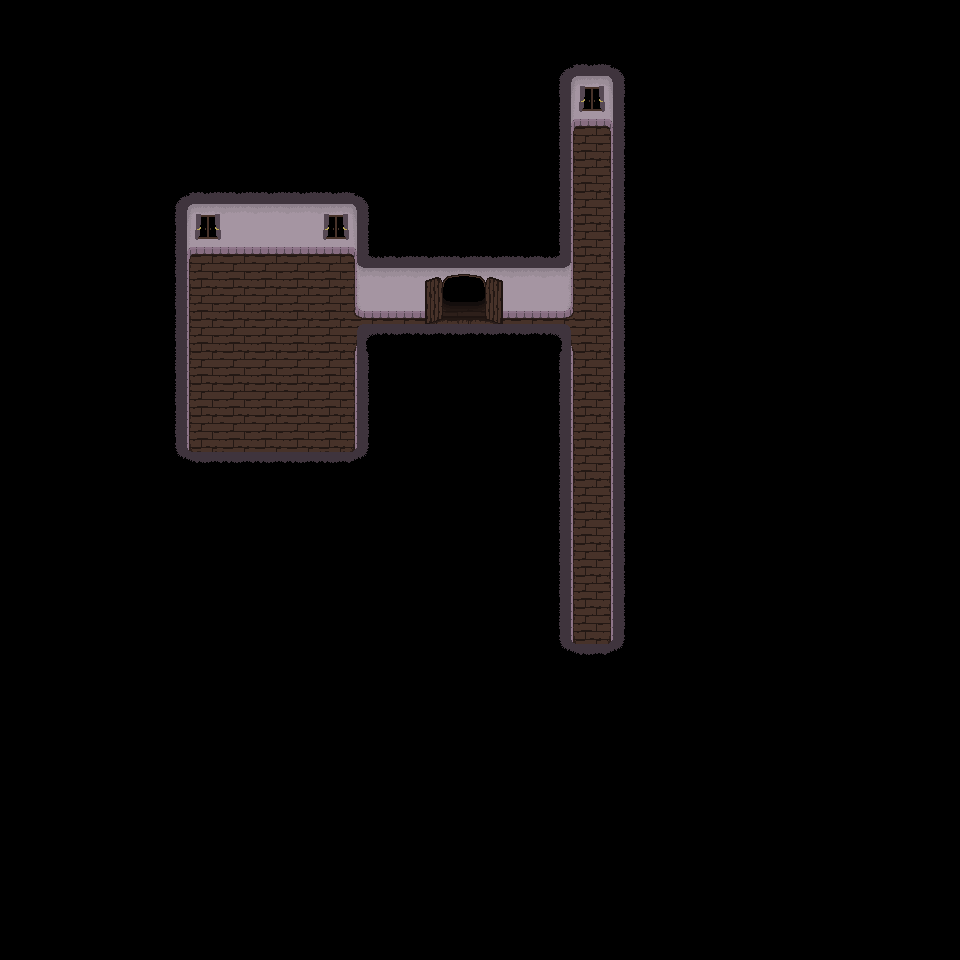

The image is a tile-based game level rendered from a .tmx file. Its description and complete source (layers, tilesets, objects, tile grids) follow:
An orthogonal 30x30 tile map with 32x32 px tiles, 2 tile layers (ground, overwalls) and 17 objects (2x mansion2-v2, enter).

<map version="1.5" tiledversion="1.7.2" orientation="orthogonal" renderorder="left-up" width="30" height="30" tilewidth="32" tileheight="32" infinite="0" nextlayerid="7" nextobjectid="29">
 <tileset firstgid="1" source="mansion2.tsx" />
 <layer id="1" name="ground" width="30" height="30">
  <data encoding="csv">
1,1,1,1,1,1,1,1,1,1,1,1,1,1,1,1,1,1,1,1,1,1,1,1,1,1,1,1,1,1,
1,1,1,1,1,1,1,1,1,1,1,1,1,1,1,1,1,1,1,1,1,1,1,1,1,1,1,1,1,1,
1,1,1,1,1,1,1,1,1,1,1,1,1,1,1,1,1,12,14,15,1,1,1,1,1,1,1,1,1,1,
1,1,1,1,1,1,1,1,1,1,1,1,1,1,1,1,1,22,24,25,1,1,1,1,1,1,1,1,1,1,
1,1,1,1,1,1,1,1,1,1,1,1,1,1,1,1,1,32,33,35,1,1,1,1,1,1,1,1,1,1,
1,1,1,1,1,1,1,1,1,1,1,1,1,1,1,1,1,31,33,21,1,1,1,1,1,1,1,1,1,1,
1,1,1,1,1,12,14,13,13,13,14,15,1,1,1,1,1,31,33,21,1,1,1,1,1,1,1,1,1,1,
1,1,1,1,1,22,24,23,23,23,24,25,1,1,1,1,1,31,33,21,1,1,1,1,1,1,1,1,1,1,
1,1,1,1,1,32,33,33,33,33,33,16,13,51,52,53,13,8,33,21,1,1,1,1,1,1,1,1,1,1,
1,1,1,1,1,31,33,33,33,33,33,26,23,61,62,63,23,29,33,21,1,1,1,1,1,1,1,1,1,1,
1,1,1,1,1,31,33,33,33,33,33,36,33,71,72,73,33,39,33,21,1,1,1,1,1,1,1,1,1,1,
1,1,1,1,1,31,33,33,33,33,33,21,1,1,1,1,1,31,33,21,1,1,1,1,1,1,1,1,1,1,
1,1,1,1,1,31,33,33,33,33,33,21,1,1,1,1,1,31,33,21,1,1,1,1,1,1,1,1,1,1,
1,1,1,1,1,31,33,33,33,33,33,21,1,1,1,1,1,31,33,21,1,1,1,1,1,1,1,1,1,1,
1,1,1,1,1,42,43,33,33,33,43,45,1,1,1,1,1,31,33,21,1,1,1,1,1,1,1,1,1,1,
1,1,1,1,1,1,1,1,1,1,1,1,1,1,1,1,1,31,33,21,1,1,1,1,1,1,1,1,1,1,
1,1,1,1,1,1,1,1,1,1,1,1,1,1,1,1,1,31,33,21,1,1,1,1,1,1,1,1,1,1,
1,1,1,1,1,1,1,1,1,1,1,1,1,1,1,1,1,31,33,21,1,1,1,1,1,1,1,1,1,1,
1,1,1,1,1,1,1,1,1,1,1,1,1,1,1,1,1,31,33,21,1,1,1,1,1,1,1,1,1,1,
1,1,1,1,1,1,1,1,1,1,1,1,1,1,1,1,1,31,33,21,1,1,1,1,1,1,1,1,1,1,
1,1,1,1,1,1,1,1,1,1,1,1,1,1,1,1,1,42,33,45,1,1,1,1,1,1,1,1,1,1,
1,1,1,1,1,1,1,1,1,1,1,1,1,1,1,1,1,1,1,1,1,1,1,1,1,1,1,1,1,1,
1,1,1,1,1,1,1,1,1,1,1,1,1,1,1,1,1,1,1,1,1,1,1,1,1,1,1,1,1,1,
1,1,1,1,1,1,1,1,1,1,1,1,1,1,1,1,1,1,1,1,1,1,1,1,1,1,1,1,1,1,
1,1,1,1,1,1,1,1,1,1,1,1,1,1,1,1,1,1,1,1,1,1,1,1,1,1,1,1,1,1,
1,1,1,1,1,1,1,1,1,1,1,1,1,1,1,1,1,1,1,1,1,1,1,1,1,1,1,1,1,1,
1,1,1,1,1,1,1,1,1,1,1,1,1,1,1,1,1,1,1,1,1,1,1,1,1,1,1,1,1,1,
1,1,1,1,1,1,1,1,1,1,1,1,1,1,1,1,1,1,1,1,1,1,1,1,1,1,1,1,1,1,
1,1,1,1,1,1,1,1,1,1,1,1,1,1,1,1,1,1,1,1,1,1,1,1,1,1,1,1,1,1,
1,1,1,1,1,1,1,1,1,1,1,1,1,1,1,1,1,1,1,1,1,1,1,1,1,1,1,1,1,1
</data>
 </layer>
 <objectgroup id="4" name="Object Layer 2">
  <object id="7" x="352" y="352" width="32" height="160" />
  <object id="8" x="192" y="480" width="160" height="32" />
  <object id="9" x="160" y="192" width="32" height="320" />
  <object id="10" x="192" y="224" width="160" height="32" />
  <object id="11" x="352" y="224" width="32" height="64" />
  <object id="12" x="352" y="288" width="96" height="32" />
  <object id="13" x="384" y="352" width="192" height="32" />
  <object id="14" x="544" y="384" width="32" height="320" />
  <object id="15" x="576" y="672" width="32" height="32" />
  <object id="16" x="608" y="96" width="32" height="608" />
  <object id="17" x="544" y="96" width="64" height="32" />
  <object id="18" x="544" y="128" width="32" height="160" />
  <object id="19" x="480" y="288" width="96" height="32" />
 </objectgroup>
 <objectgroup id="3" name="spawnpoints">
  <object id="2" name="enter" x="246.545" y="309.391" width="22.5446" height="21.2184">
   <properties>
    <property name="spawn" value="player" />
   </properties>
  </object>
  <object id="26" name="mansion2-v2" x="448" y="320" width="32" height="32" />
 </objectgroup>
 <objectgroup id="5" name="doors">
  <object id="25" gid="62" x="448" y="320" width="32" height="32" />
  <object id="28" name="mansion2-v2" x="448" y="288" width="32" height="32">
   <properties>
    <property name="facing" value="down" />
   </properties>
  </object>
 </objectgroup>
 <objectgroup id="6" name="props" />
 <layer id="2" name="overwalls" width="30" height="30">
  <data encoding="csv">
0,0,0,0,0,0,0,0,0,0,0,0,0,0,0,0,0,0,0,0,0,0,0,0,0,0,0,0,0,0,
0,0,0,0,0,0,0,0,0,0,0,0,0,0,0,0,0,0,0,0,0,0,0,0,0,0,0,0,0,0,
0,0,0,0,0,0,0,0,0,0,0,0,0,0,0,0,0,0,0,0,0,0,0,0,0,0,0,0,0,0,
0,0,0,0,0,0,0,0,0,0,0,0,0,0,0,0,0,0,0,0,0,0,0,0,0,0,0,0,0,0,
0,0,0,0,0,0,0,0,0,0,0,0,0,0,0,0,0,0,0,0,0,0,0,0,0,0,0,0,0,0,
0,0,0,0,0,0,0,0,0,0,0,0,0,0,0,0,0,0,0,0,0,0,0,0,0,0,0,0,0,0,
0,0,0,0,0,0,0,0,0,0,0,0,0,0,0,0,0,0,0,0,0,0,0,0,0,0,0,0,0,0,
0,0,0,0,0,0,0,0,0,0,0,0,0,0,0,0,0,0,0,0,0,0,0,0,0,0,0,0,0,0,
0,0,0,0,0,0,0,0,0,0,0,0,0,0,0,0,0,0,0,0,0,0,0,0,0,0,0,0,0,0,
0,0,0,0,0,0,0,0,0,0,0,0,0,0,0,0,0,0,0,0,0,0,0,0,0,0,0,0,0,0,
0,0,0,0,0,0,0,0,0,0,0,37,44,44,44,44,44,38,0,0,0,0,0,0,0,0,0,0,0,0,
0,0,0,0,0,0,0,0,0,0,0,0,0,0,0,0,0,0,0,0,0,0,0,0,0,0,0,0,0,0,
0,0,0,0,0,0,0,0,0,0,0,0,0,0,0,0,0,0,0,0,0,0,0,0,0,0,0,0,0,0,
0,0,0,0,0,0,0,0,0,0,0,0,0,0,0,0,0,0,0,0,0,0,0,0,0,0,0,0,0,0,
0,0,0,0,0,0,44,44,44,44,44,0,0,0,0,0,0,0,0,0,0,0,0,0,0,0,0,0,0,0,
0,0,0,0,0,0,0,0,0,0,0,0,0,0,0,0,0,0,0,0,0,0,0,0,0,0,0,0,0,0,
0,0,0,0,0,0,0,0,0,0,0,0,0,0,0,0,0,0,0,0,0,0,0,0,0,0,0,0,0,0,
0,0,0,0,0,0,0,0,0,0,0,0,0,0,0,0,0,0,0,0,0,0,0,0,0,0,0,0,0,0,
0,0,0,0,0,0,0,0,0,0,0,0,0,0,0,0,0,0,0,0,0,0,0,0,0,0,0,0,0,0,
0,0,0,0,0,0,0,0,0,0,0,0,0,0,0,0,0,0,0,0,0,0,0,0,0,0,0,0,0,0,
0,0,0,0,0,0,0,0,0,0,0,0,0,0,0,0,0,0,44,0,0,0,0,0,0,0,0,0,0,0,
0,0,0,0,0,0,0,0,0,0,0,0,0,0,0,0,0,0,0,0,0,0,0,0,0,0,0,0,0,0,
0,0,0,0,0,0,0,0,0,0,0,0,0,0,0,0,0,0,0,0,0,0,0,0,0,0,0,0,0,0,
0,0,0,0,0,0,0,0,0,0,0,0,0,0,0,0,0,0,0,0,0,0,0,0,0,0,0,0,0,0,
0,0,0,0,0,0,0,0,0,0,0,0,0,0,0,0,0,0,0,0,0,0,0,0,0,0,0,0,0,0,
0,0,0,0,0,0,0,0,0,0,0,0,0,0,0,0,0,0,0,0,0,0,0,0,0,0,0,0,0,0,
0,0,0,0,0,0,0,0,0,0,0,0,0,0,0,0,0,0,0,0,0,0,0,0,0,0,0,0,0,0,
0,0,0,0,0,0,0,0,0,0,0,0,0,0,0,0,0,0,0,0,0,0,0,0,0,0,0,0,0,0,
0,0,0,0,0,0,0,0,0,0,0,0,0,0,0,0,0,0,0,0,0,0,0,0,0,0,0,0,0,0,
0,0,0,0,0,0,0,0,0,0,0,0,0,0,0,0,0,0,0,0,0,0,0,0,0,0,0,0,0,0
</data>
 </layer>
</map>
